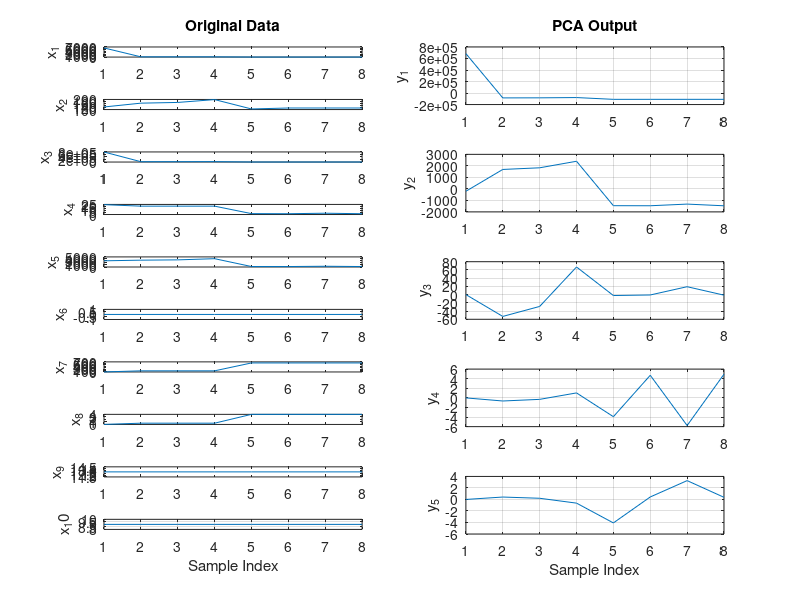

Source code (MATLAB): (Note: this script raises an error after producing the figure.)
%%%%%%%%%%%%%%%%%%%%%%%%%%%%%%%%%%%%%%%%%%%%%%%%%%%%%%%%%%%%%%%%%%%%%%%%%%%%%%%%%%%%%%
%TCP PSh Ack flood - PCA+LDA+ALO only 
%
%
%Author : 
%Date Created : 
%%%%%%%%%%%%%%%%%%%%%%%%%%%%%%%%%%%%%%%%%%%%%%%%%%%%%%%%%%%%%%%%%%%%%%%%%%%%%%%%%%%%%%
clear all;%#ok
close all;
clc


%Load the Database with both normal and udp attack records from Cloud
load('tcpPsh_Feat.mat');

[pc,score,ev] = pca(X);

%%
%Plotting Inputs vs reduced PCA output
D = size(X,2);
for d=1:D
    % Original Data
    subplot(D,2,2*d-1);
    plot(X(:,d));
    ylabel(['x_' num2str(d)]);
    if d==D
        xlabel('Sample Index');
    end
    if d==1
        title('Original Data');
    end 
end

grid on;
D1 = size(score,2);
for d1=1:D1
   % Transformed Data
    subplot(D1,2,2*d1);
    plot(score(:,d1));
    ylabel(['y_' num2str(d1)]);
    if d1==D1
        xlabel('Sample Index');
    end
    if d1==1
        title('PCA Output');
    end
    grid on;  
end

%%
%LDA 
S1={};
T=zeros(numel(myStr),2);
for ji=1:numel(myStr)
    if(strcmp(myStr(ji).Class,'Attack'))
        S1{ji}=myStr(ji).Class;
        T(ji,1)=1;
    else if(strcmp(myStr(ji).Class,'Normal'))
            S1{ji}=myStr(ji).Class;
            T(ji,2)=1;
        end
    end
end

X1=score;
L = vec2ind(T')';

% [Y, W, lambda, sortorder] = LDA(X1, L);
[W, lambda, sortorder] = LDA(X1, L);

Y=X1*W;

Y1=zeros(size(Y));
%Sort it in the same feature order
for ii=1:size(Y,2)
    Y1(:,sortorder(ii))=Y(:,ii);
end

%Reduce Dimensions - by removing reduundant information
j=1;
for ii=1:size(Y1,2)
    if(sum(Y1(:,ii))==0)
%         disp('All zeros');
    else
        LDA_out(:,j)=Y1(:,ii);%#ok
        j=j+1;
    end  
end


%%
figure;

D2 = size(X1,2);
for d2=1:D2
    % Original Data
    subplot(D2,2,2*d2-1);
    plot(X1(:,d2));
    ylabel(['x_' num2str(d2)]);
    if d2==D2
        xlabel('Sample Index');
    end
    if d2==1
        title('PCA Data');
    end
    grid on;
    
     % Transformed Data
    subplot(D2,2,2*d2);
    plot(Y1(:,d2));
    ylabel(['y_' num2str(d2)]);
    if d2==D2
        xlabel('Sample Index');
    end
    if d2==1
        title('LDA Output');
    end
    grid on;
    
end

%%
%ALO Optimizer
inalo=LDA_out;
[mal nal]=size(LDA_out);
[cg_curve,sortantlion,antlions_fitness,idx]=ALO(inalo,50,min(inalo),max(inalo),nal,@F1);

N=size(inalo,1);

%Attack Matrix
attkmatrx =zeros(2,N);

Avg_antLfit=sum(antlions_fitness)/N;

for ii=1:N
    if(strcmp(S1{ii},'Normal'))
        attkmatrx(1,ii)=1;
    else
        attkmatrx(2,ii)=1;
    end
end

%%
% Classification using FeedForward Networks
input=antlions_fitness;
t=attkmatrx;

% Create a Pattern Recognition Network
trainFcn = 'trainscg';
hiddenLayerSize = 10;
net = patternnet(hiddenLayerSize);

% Set up Division of Data for Training, Validation, Testing
net.divideParam.trainRatio = 70/100;
net.divideParam.valRatio = 15/100;
net.divideParam.testRatio = 15/100;

% Train the Network
[net,tr] = train(net,input,t);

% Test the Network
testX = input;
testT = t;

testY = net(testX);

%Plotting
figure
plotconfusion(testT,testY);
figure
plotroc(testT,testY);

%Plot Errors
errors=testT-testY;
E=abs(errors(1,:));
figure;
plot([1:length(E)],E);%#ok
xlabel('Instances');
ylabel('Errors=target-outputs');
title('Errors Plot');

%%
%Metrics Calculation
% Actual | Neg | True Neg  | False Pos |
%        | Pos | False Neg | True Pos  |

[c,cm,ind,per] = confusion(testT,testY);

TP = cm(2,2);
TN = cm(1,1);
FP = cm(1,2);
FN = cm(2,1);

Precision = (TP / (TP + FP))*100;
Accuracy = ((TP+TN)/(TP+TN+FP+FN))*100;
Sensitivity = (TP/(TP+FN))*100;
Specificity = (TN/(FP+TN))*100;
Fscore = ((2*TP)/(2*TP+FP+FN))*100;
FallOut = ( FP /(FP + TN))*100;               %False POsitive Rate
NPV = (TN / (TN + FN))*100;                   %NEgaitve Predictive Value

ID_Met = [Precision;Accuracy;Sensitivity;Specificity;Fscore;FallOut;NPV];

%%
%Plot the attack and normal traffic with reduced dataset
figure;
plot([1:N],antlions_fitness);%#ok
xlabel('Sample Index');
ylabel('Traffic Fitness');
title('Traffic Data');

%%
%INtrusion Prevention System
Xips={};

%Reconstruct the IP and feature with class table for user 
for ii=1:N
    Xips{ii,1}=myStr(ii).SrcIP;%#ok
    Xips{ii,2}=myStr(ii).DstIP;%#ok
    Xips{ii,3}=antlions_fitness(ii);%#ok
    Xips{ii,4}=S1{ii};%#ok
end

%Filter the system and white list the attack IP sources
%Filter target
filt_tgt = zeros(2,N);
for ii=1:N
    if(strcmp(Xips{ii,4},'Normal'))
        filt_tgt(1,ii)=1;
    else
        filt_tgt(2,ii)=1; 
    end
end

input1=antlions_fitness;
tgt=filt_tgt;

% Create a Pattern Recognition Network
hiddenLayerSize = 10;
net1 = patternnet(hiddenLayerSize);

% Set up Division of Data for Training, Validation, Testing
net1.divideParam.trainRatio = 70/100;
net1.divideParam.valRatio = 15/100;
net1.divideParam.testRatio = 15/100;

% Train the Network
[net1,tr1] = train(net1,input1,tgt);

% Test the Network
outputs_ips = net1(input);

%Plotting - IPS
figure
plotconfusion(tgt,outputs_ips);
figure
plotroc(tgt,outputs_ips);

%Metrics for IPS

[c1,cm1,ind1,per1] = confusion(tgt,outputs_ips);

TP1 = cm1(2,2);
TN1 = cm1(1,1);
FP1 = cm1(1,2);
FN1 = cm1(2,1);

Precision1 = (TP1 / (TP1 + FP1))*100;
Accuracy1 = ((TP1+TN1)/(TP1+TN1+FP1+FN1))*100;
Sensitivity1 = (TP1/(TP1+FN1))*100;
Specificity1 = (TN1/(FP1+TN1))*100;
Fscore1 = ((2*TP1)/(2*TP1+FP1+FN1))*100;
FallOut1 = ( FP1 /(FP1 + TN1))*100;               %False POsitive Rate
NPV1 = (TN1 / (TN1 + FN1))*100; 

IP_Met = [Precision1;Accuracy1;Sensitivity1;Specificity1;Fscore1;FallOut1;NPV1];

%%
%Save the Black Listed SourceIP Addresses to the cloud
blist={};j=1;
for ii=1:N
    if(strcmp(Xips{ii,4},'Attack'))
        blist{j}=Xips{ii,1};%#ok
        j=j+1;
    end
end
 
[nrows, ncols]=size(blist);
%Write the blacklist to a txt file
fid1=fopen('C:\apachetomcat9\webapps\TestDoc\BlackList.xls','w');
for col=1:ncols
    fprintf(fid1,'%s\n',blist{1,col});
end
fclose(fid1);

%Save to Cloud
blacklisttoCloud()